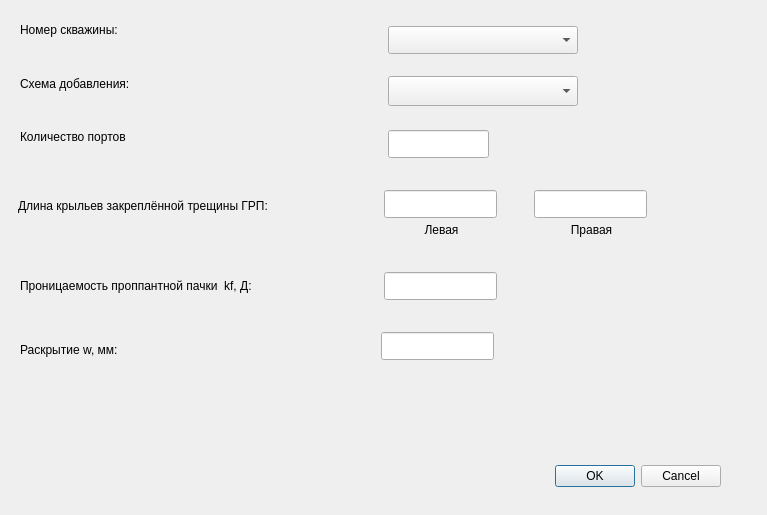
<?xml version="1.0" encoding="UTF-8"?>
<ui version="4.0">
 <class>Dialog</class>
 <widget class="QDialog" name="Dialog">
  <property name="geometry">
   <rect>
    <x>0</x>
    <y>0</y>
    <width>767</width>
    <height>515</height>
   </rect>
  </property>
  <property name="windowTitle">
   <string>Dialog</string>
  </property>
  <widget class="QDialogButtonBox" name="buttonBox">
   <property name="geometry">
    <rect>
     <x>380</x>
     <y>460</y>
     <width>341</width>
     <height>32</height>
    </rect>
   </property>
   <property name="orientation">
    <enum>Qt::Horizontal</enum>
   </property>
   <property name="standardButtons">
    <set>QDialogButtonBox::Cancel|QDialogButtonBox::Ok</set>
   </property>
  </widget>
  <widget class="QLabel" name="numwell">
   <property name="geometry">
    <rect>
     <x>20</x>
     <y>20</y>
     <width>141</width>
     <height>20</height>
    </rect>
   </property>
   <property name="text">
    <string>Номер скважины:</string>
   </property>
  </widget>
  <widget class="QComboBox" name="cmb_numwell">
   <property name="geometry">
    <rect>
     <x>388</x>
     <y>26</y>
     <width>190</width>
     <height>28</height>
    </rect>
   </property>
  </widget>
  <widget class="QLabel" name="scheme">
   <property name="geometry">
    <rect>
     <x>20</x>
     <y>74</y>
     <width>140</width>
     <height>20</height>
    </rect>
   </property>
   <property name="text">
    <string>Схема добавления:</string>
   </property>
  </widget>
  <widget class="QComboBox" name="cmb_scheme">
   <property name="geometry">
    <rect>
     <x>388</x>
     <y>76</y>
     <width>190</width>
     <height>30</height>
    </rect>
   </property>
  </widget>
  <widget class="QLineEdit" name="le_nports">
   <property name="geometry">
    <rect>
     <x>388</x>
     <y>130</y>
     <width>101</width>
     <height>28</height>
    </rect>
   </property>
  </widget>
  <widget class="QLabel" name="nports">
   <property name="geometry">
    <rect>
     <x>20</x>
     <y>127</y>
     <width>140</width>
     <height>20</height>
    </rect>
   </property>
   <property name="text">
    <string>Количество портов</string>
   </property>
  </widget>
  <widget class="QLabel" name="lenwing">
   <property name="geometry">
    <rect>
     <x>18</x>
     <y>180</y>
     <width>351</width>
     <height>51</height>
    </rect>
   </property>
   <property name="text">
    <string>Длина крыльев закреплённой трещины ГРП:</string>
   </property>
  </widget>
  <widget class="QLineEdit" name="le_lenwingleft">
   <property name="geometry">
    <rect>
     <x>384</x>
     <y>190</y>
     <width>113</width>
     <height>28</height>
    </rect>
   </property>
  </widget>
  <widget class="QLineEdit" name="le_lenwingright">
   <property name="geometry">
    <rect>
     <x>534</x>
     <y>190</y>
     <width>113</width>
     <height>28</height>
    </rect>
   </property>
  </widget>
  <widget class="QLabel" name="para_Lleft">
   <property name="geometry">
    <rect>
     <x>386</x>
     <y>220</y>
     <width>111</width>
     <height>20</height>
    </rect>
   </property>
   <property name="text">
    <string>Левая</string>
   </property>
   <property name="alignment">
    <set>Qt::AlignCenter</set>
   </property>
  </widget>
  <widget class="QLabel" name="param_Lright">
   <property name="geometry">
    <rect>
     <x>536</x>
     <y>220</y>
     <width>111</width>
     <height>20</height>
    </rect>
   </property>
   <property name="text">
    <string>Правая</string>
   </property>
   <property name="alignment">
    <set>Qt::AlignCenter</set>
   </property>
  </widget>
  <widget class="QLabel" name="translatability">
   <property name="geometry">
    <rect>
     <x>20</x>
     <y>260</y>
     <width>351</width>
     <height>51</height>
    </rect>
   </property>
   <property name="text">
    <string>Проницаемость проппантной пачки  kf, Д:</string>
   </property>
  </widget>
  <widget class="QLineEdit" name="le_translatability">
   <property name="geometry">
    <rect>
     <x>384</x>
     <y>272</y>
     <width>113</width>
     <height>28</height>
    </rect>
   </property>
  </widget>
  <widget class="QLabel" name="cracopening">
   <property name="geometry">
    <rect>
     <x>20</x>
     <y>340</y>
     <width>120</width>
     <height>20</height>
    </rect>
   </property>
   <property name="text">
    <string>Раскрытие w, мм:</string>
   </property>
  </widget>
  <widget class="QLineEdit" name="le_crackopening">
   <property name="geometry">
    <rect>
     <x>381</x>
     <y>332</y>
     <width>113</width>
     <height>28</height>
    </rect>
   </property>
  </widget>
 </widget>
 <resources/>
 <connections>
  <connection>
   <sender>buttonBox</sender>
   <signal>accepted()</signal>
   <receiver>Dialog</receiver>
   <slot>accept()</slot>
   <hints>
    <hint type="sourcelabel">
     <x>248</x>
     <y>254</y>
    </hint>
    <hint type="destinationlabel">
     <x>157</x>
     <y>274</y>
    </hint>
   </hints>
  </connection>
  <connection>
   <sender>buttonBox</sender>
   <signal>rejected()</signal>
   <receiver>Dialog</receiver>
   <slot>reject()</slot>
   <hints>
    <hint type="sourcelabel">
     <x>316</x>
     <y>260</y>
    </hint>
    <hint type="destinationlabel">
     <x>286</x>
     <y>274</y>
    </hint>
   </hints>
  </connection>
 </connections>
</ui>
